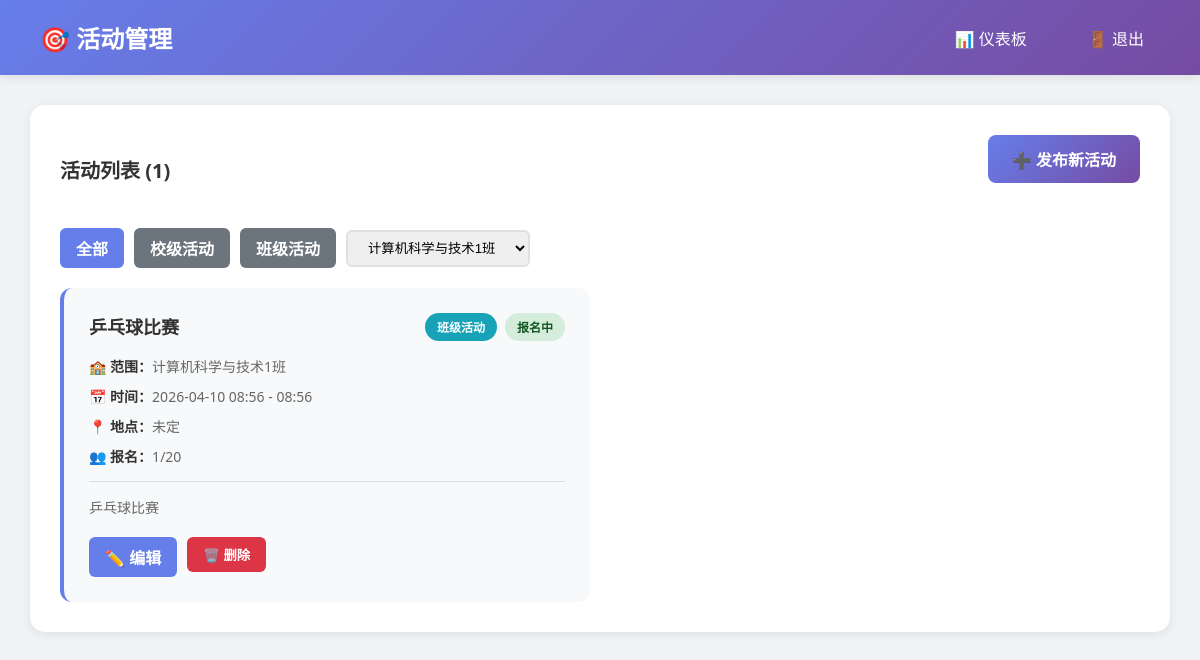
Screenshot of /admin/activities (signed in) with the database file from the repository.
### models.py (models this page shows, shortened)
class Activity(db.Model):
    __tablename__ = 'activities'
    id = db.Column(db.Integer, primary_key=True)
    class_id = db.Column(db.Integer, db.ForeignKey('classes.id'), nullable=True)
    title = db.Column(db.String(200), nullable=False)
    description = db.Column(db.Text)
    location = db.Column(db.String(200))
    start_time = db.Column(db.DateTime, nullable=False)
    end_time = db.Column(db.DateTime, nullable=False)
    max_participants = db.Column(db.Integer)
    created_by = db.Column(db.Integer, db.ForeignKey('users.id'), nullable=False)
    created_at = db.Column(db.DateTime, default=datetime.utcnow)
    status = db.Column(db.String(20), default='open')
    check_in_enabled = db.Column(db.Boolean, default=False)
    check_in_code = db.Column(db.String(100), nullable=True)
    activity_type = db.Column(db.String(20), default='class')
    registrations = db.relationship('ActivityRegistration', backref='activity', lazy=True)
    check_in_records = db.relationship('CheckInRecord', backref='activity', lazy=True)
    @property
    def status_name(self):
        statuses = {'open': '报名中', 'closed': '已结束', 'cancelled': '已取消'}
        return statuses.get(self.status, '未知')
    @property
    def activity_type_name(self):
        types = {
            'school': '校级活动',
            'class': '班级活动'
        }
        return types.get(self.activity_type, '未知')
    @property
    def registered_count(self):
        return ActivityRegistration.query.filter_by(activity_id=self.id, status='approved').count()

class Class(db.Model):
    __tablename__ = 'classes'
    id = db.Column(db.Integer, primary_key=True)
    name = db.Column(db.String(100), nullable=False)
    grade = db.Column(db.String(20), nullable=False)
    teacher_id = db.Column(db.Integer, db.ForeignKey('users.id'), nullable=True)
    created_at = db.Column(db.DateTime, default=datetime.utcnow)
    description = db.Column(db.Text)
    teacher = db.relationship('User', backref='managed_class', foreign_keys=[teacher_id])
    students = db.relationship('User', backref='student_class', lazy=True, foreign_keys='User.class_id')
    activities = db.relationship('Activity', backref='activity_class', lazy=True)
    funds = db.relationship('ClassFund', backref='fund_class', lazy=True)

### app.py (the view)
@app.route('/admin/activities')
@login_required
@monitor_or_admin_required
def admin_activities():
    activity_type = request.args.get('type', '')
    class_id = request.args.get('class_id', type=int)
    query = Activity.query
    if activity_type:
        query = query.filter_by(activity_type=activity_type)
    if class_id:
        query = query.filter_by(class_id=class_id)
    activities = query.order_by(Activity.start_time.desc()).all()
    classes = Class.query.all()
    return render_template('admin/activities.html',
                         activities=activities,
                         classes=classes,
                         current_type=activity_type,
                         selected_class_id=class_id)

### app.py (called while the page is built)
@login_manager.user_loader
def load_user(user_id):
    return db.session.get(User, int(user_id))

@app.context_processor
def utility_processor():
    return {
        'now': datetime.now,
        'len': len
    }

### templates/admin/activities.html (shortened to what this page needs)
<!DOCTYPE html>
<html lang="zh-CN">
<head>
</head>
<body>
    <div class="navbar">
        <h1>🎯 活动管理</h1>
        <div class="nav-links">
            {% if current_user.role == 'teacher' %}
            <a href="{{ url_for('teacher_dashboard') }}">📊 仪表板</a>
            <a href="{{ url_for('teacher_class_info') }}">🏫 班级信息</a>
            {% elif current_user.role == 'monitor' %}
            <a href="{{ url_for('monitor_dashboard') }}">📊 仪表板</a>
            <a href="{{ url_for('class_fund') }}">💰 班费管理</a>
            {% else %}
            <a href="{{ url_for('admin_dashboard') }}">📊 仪表板</a>
            {% endif %}
            <a href="{{ url_for('logout') }}">🚪 退出</a>
        </div>
    </div>
    <div class="container">
        <div class="card">
            <div style="display: flex; justify-content: space-between; align-items: center; margin-bottom: 25px;">
                <h2 style="margin: 0; border: none; padding: 0;">活动列表 ({{ activities|length }})</h2>
                <a href="{{ url_for('activity_create') }}" class="btn-add">➕ 发布新活动</a>
            </div>
            <div class="filter-bar">
                <a href="{{ url_for('admin_activities') }}" class="filter-btn {{ 'active' if not current_type else '' }}">全部</a>
                <a href="{{ url_for('admin_activities', type='school') }}" class="filter-btn {{ 'active' if current_type == 'school' else '' }}">校级活动</a>
                <a href="{{ url_for('admin_activities', type='class') }}" class="filter-btn {{ 'active' if current_type == 'class' else '' }}">班级活动</a>
                {% if classes %}
                <select class="filter-select" onchange="if(this.value) window.location.href='{{ url_for('admin_activities') }}?class_id=' + this.value; else window.location.href='{{ url_for('admin_activities') }}'"
                    <option value="">所有班级</option>
                    {% for class in classes %}
                    <option value="{{ class.id }}" {{ 'selected' if selected_class_id == class.id else '' }}>{{ class.name }}</option>
                    {% endfor %}
                </select>
                {% endif %}
            </div>
            {% if activities %}
            <div class="activity-grid">
                {% for activity in activities %}
                <div class="activity-card">
                    <div class="activity-header">
                        <h3>{{ activity.title }}</h3>
                        <div style="display: flex; gap: 8px;">
                            <span class="badge" style="background: {{ '#ffc107' if activity.activity_type == 'school' else '#17a2b8' }}; color: white;">{{ activity.activity_type_name }}</span>
                            <span class="badge badge-{{ activity.status }}">{{ activity.status_name }}</span>
                        </div>
                    </div>
                    <div class="info-item">
                        <strong>🏫 范围：</strong>{{ '全校' if activity.activity_type == 'school' else (activity.activity_class.name if activity.activity_class else '未指定') }}
                    </div>
                    <div class="info-item">
                        <strong>📅 时间：</strong>{{ activity.start_time.strftime('%Y-%m-%d %H:%M') }} - {{ activity.end_time.strftime('%H:%M') }}
                    </div>
                    <div class="info-item">
                        <strong>📍 地点：</strong>{{ activity.location or '未定' }}
                    </div>
                    <div class="info-item">
                        <strong>👥 报名：</strong>{{ activity.registered_count }}/{{ activity.max_participants or '∞' }}
                    </div>
                    {% if activity.description %}
                    <div class="info-item" style="margin-top: 15px; padding-top: 15px; border-top: 1px solid #ddd;">
                        {{ activity.description[:100] }}{% if activity.description|length > 100 %}...{% endif %}
                    </div>
                    {% endif %}
                    <div class="actions">
                        <a href="{{ url_for('activity_edit', activity_id=activity.id) }}" class="btn btn-edit">✏️ 编辑</a>
                        <form method="POST" action="{{ url_for('activity_delete', activity_id=activity.id) }}" style="display:inline;" onsubmit="return confirm('确定要删除这个活动吗？');">
                            <button type="submit" class="btn btn-delete">🗑️ 删除</button>
                        </form>
                    </div>
                </div>
                {% endfor %}
            </div>
            {% else %}
            <div style="text-align: center; padding: 60px 20px; color: #999;">
                <div style="font-size: 64px; margin-bottom: 20px;">📭</div>
                <p>暂无活动，点击右上角发布新活动</p>
            </div>
            {% endif %}
        </div>
    </div>
</body>
</html>

### templates/admin/activities.html (style rules this page uses)
* { margin: 0; padding: 0; box-sizing: border-box; }
body { font-family: 'Segoe UI', Tahoma, Geneva, Verdana, sans-serif; background: #f0f2f5; }
.navbar { background: linear-gradient(135deg, #667eea 0%, #764ba2 100%); color: white; padding: 20px 40px; display: flex; justify-content: space-between; align-items: center; box-shadow: 0 2px 10px rgba(0,0,0,0.1); }
.navbar h1 { font-size: 24px; }
.nav-links a { color: white; text-decoration: none; margin-left: 25px; padding: 8px 16px; border-radius: 6px; transition: background 0.3s; }
.container { max-width: 1400px; margin: 30px auto; padding: 0 30px; }
.card { background: white; padding: 30px; border-radius: 15px; box-shadow: 0 2px 10px rgba(0,0,0,0.08); margin-bottom: 25px; }
.card h2 { margin-bottom: 25px; color: #333; font-size: 20px; padding-bottom: 15px; border-bottom: 2px solid #f0f2f5; }
.activity-grid { display: grid; grid-template-columns: repeat(auto-fill, minmax(350px, 1fr)); gap: 20px; }
.activity-card { background: #f8f9fa; padding: 25px; border-radius: 12px; border-left: 4px solid #667eea; transition: transform 0.3s, box-shadow 0.3s; }
.activity-header { display: flex; justify-content: space-between; align-items: start; margin-bottom: 15px; }
.activity-header h3 { color: #333; font-size: 18px; }
.badge { padding: 5px 12px; border-radius: 20px; font-size: 12px; font-weight: 600; }
.badge-open { background: #d4edda; color: #155724; }
.info-item { margin: 10px 0; color: #666; font-size: 14px; }
.info-item strong { color: #333; }
.actions { margin-top: 20px; display: flex; gap: 10px; }
.btn { padding: 8px 16px; border: none; border-radius: 6px; cursor: pointer; font-weight: 600; text-decoration: none; display: inline-block; transition: all 0.3s; }
.btn-edit { background: #667eea; color: white; }
.btn-delete { background: #dc3545; color: white; }
.btn-add { background: linear-gradient(135deg, #667eea 0%, #764ba2 100%); color: white; padding: 12px 24px; border-radius: 8px; text-decoration: none; display: inline-block; font-weight: 600; margin-bottom: 20px; transition: all 0.3s; }
.filter-bar { margin-bottom: 20px; display: flex; gap: 10px; flex-wrap: wrap; align-items: center; }
.filter-btn { padding: 8px 16px; border-radius: 6px; text-decoration: none; color: white; font-weight: 600; transition: all 0.3s; }
.filter-btn.active { background: #667eea; }
.filter-btn:not(.active) { background: #6c757d; }
select.filter-select { padding: 8px 16px; border-radius: 6px; border: 2px solid #e0e0e0; }

### rows the page displays
Activity: title "乒乓球比赛", activity_type_name "班级活动", status_name "报名中", activity_type.name "计算机科学与技术1班", start_time "2026-04-10 08:56", end_time "08:56", location "未定", registered_count "1", max_participants "20", description "乒乓球比赛"

### other values shown
{{ activities|length }} "1"
form field value "计算机科学与技术1班"
